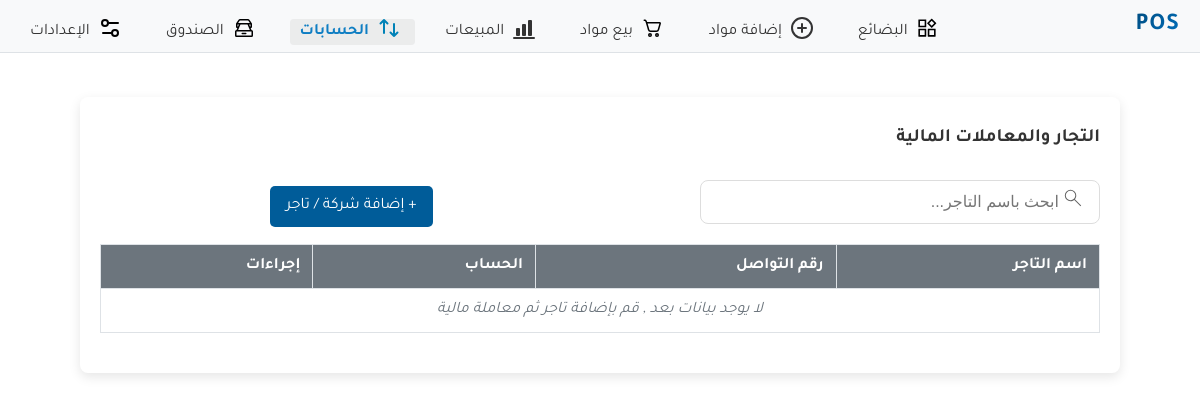
Before: /traders/ with the older database file.
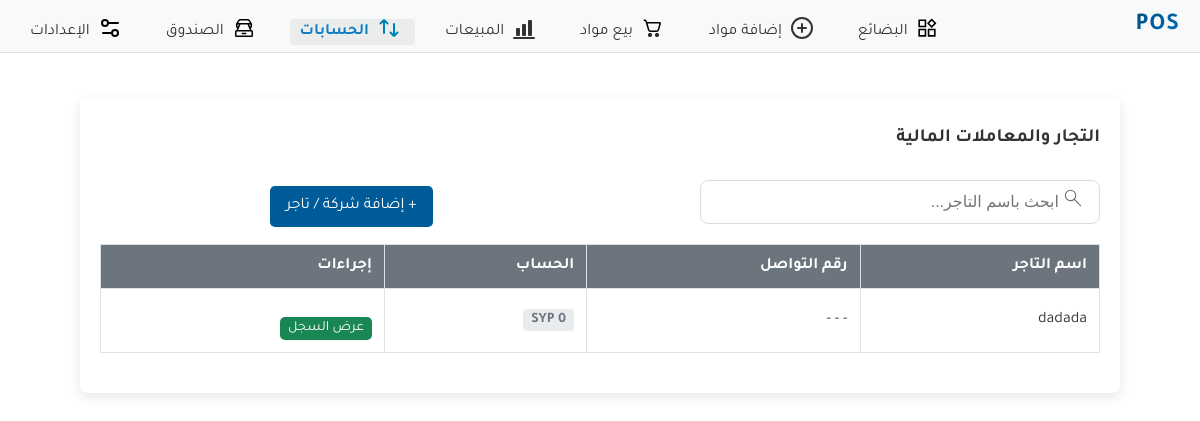
After: the same page with the newer database file.
### store/models.py (models this page shows, shortened)
class Trader(models.Model):
    name = models.CharField(max_length=150, verbose_name="اسم الشركة \ التاجر")
    contact_info = models.TextField(blank=True, verbose_name="معلومات التواصل")
    current_balance = models.DecimalField(
        max_digits=10,
        decimal_places=2,
        default=0.00,
        verbose_name="Current Financial Balance"
    )
    created_at = models.DateTimeField(auto_now_add=True)

### store/views.py (the view)
# urls.py: path('traders/', views.trader_list, name='trader_list'),
def trader_list(request):
    traders = Trader.objects.all().order_by('name')
    context = {
        'traders': traders,
    }
    return render(request, 'store/traders/trader_list.html', context)

### store/templates/store/traders/trader_list.html (shortened to what this page needs)
{% extends "base.html" %}
{% load static %}
{% load humanize %}
{% block content %}
<link rel="stylesheet" href="{% static 'store/traders.css' %}">
<div class="container">
    <h3 style="padding-top:10px;padding-bottom:10px;">التجار والمعاملات المالية</h3>
        <div class="search-container">
            <input
            type="text"
            id="traderSearch"
            placeholder="ابحث باسم التاجر..."
            class="search-input"
            >
            <span class="search-icon">
            </span>
        </div>
        <div class="add-trader-btn-container">
            <a href="{% url 'add_trader' %}" class="btn blue">
                + إضافة شركة / تاجر
            </a>
        </div>
    <table class="trader-table">
        <thead>
            <tr>
                <th>اسم التاجر</th>
                <th>رقم التواصل</th>
                <th>الحساب</th>
                <th>إجراءات</th>
            </tr>
        </thead>
        <tbody id="traderTableBody">
            {% for trader in traders %}
            <tr class="trader-row">
                <td class="trader-name">{{ trader.name }}</td>
                <td>{{ trader.contact_info|default:"- - -"|truncatechars:50 }}</td>
                <td>
                    <span class="balance-tag
                    {% if trader.current_balance > 0 %}liability{% elif trader.current_balance < 0 %}asset{% else %}neutral{% endif %}">
                    {{ trader.current_balance|floatformat:0|intcomma }} SYP
                    </span>
                </td>
                <td>
                    <a href="{% url 'trader_detail' pk=trader.pk %}" class="btn small-btn green">عرض السجل</a>
                </td>
            </tr>
            {% empty %}
            <tr>
                <td colspan="4" class="no-data">لا يوجد بيانات بعد , قم بإضافة تاجر ثم معاملة مالية</td>
            </tr>
            {% endfor %}
        </tbody>
    </table>
</div>
{% endblock content %}

Changed rows visible on the page:
added Trader: name "dadada", contact_info "- - -", current_balance "0"
Other visible differences:
text no longer shown: "لا يوجد بيانات بعد , قم بإضافة تاجر ثم معاملة مالية"
